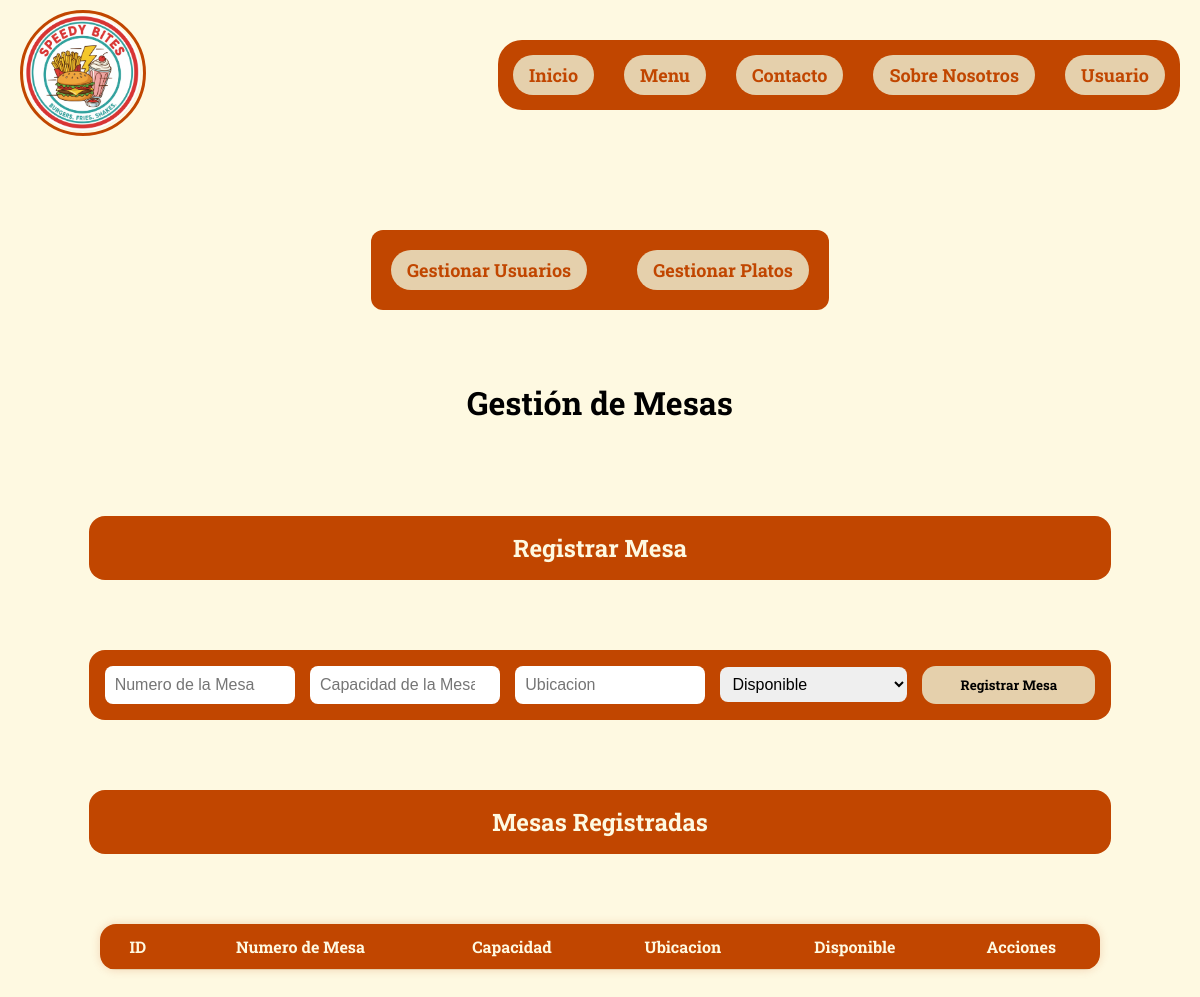
Before: /Vista/html/mesas.php (signed in) with the older database file.
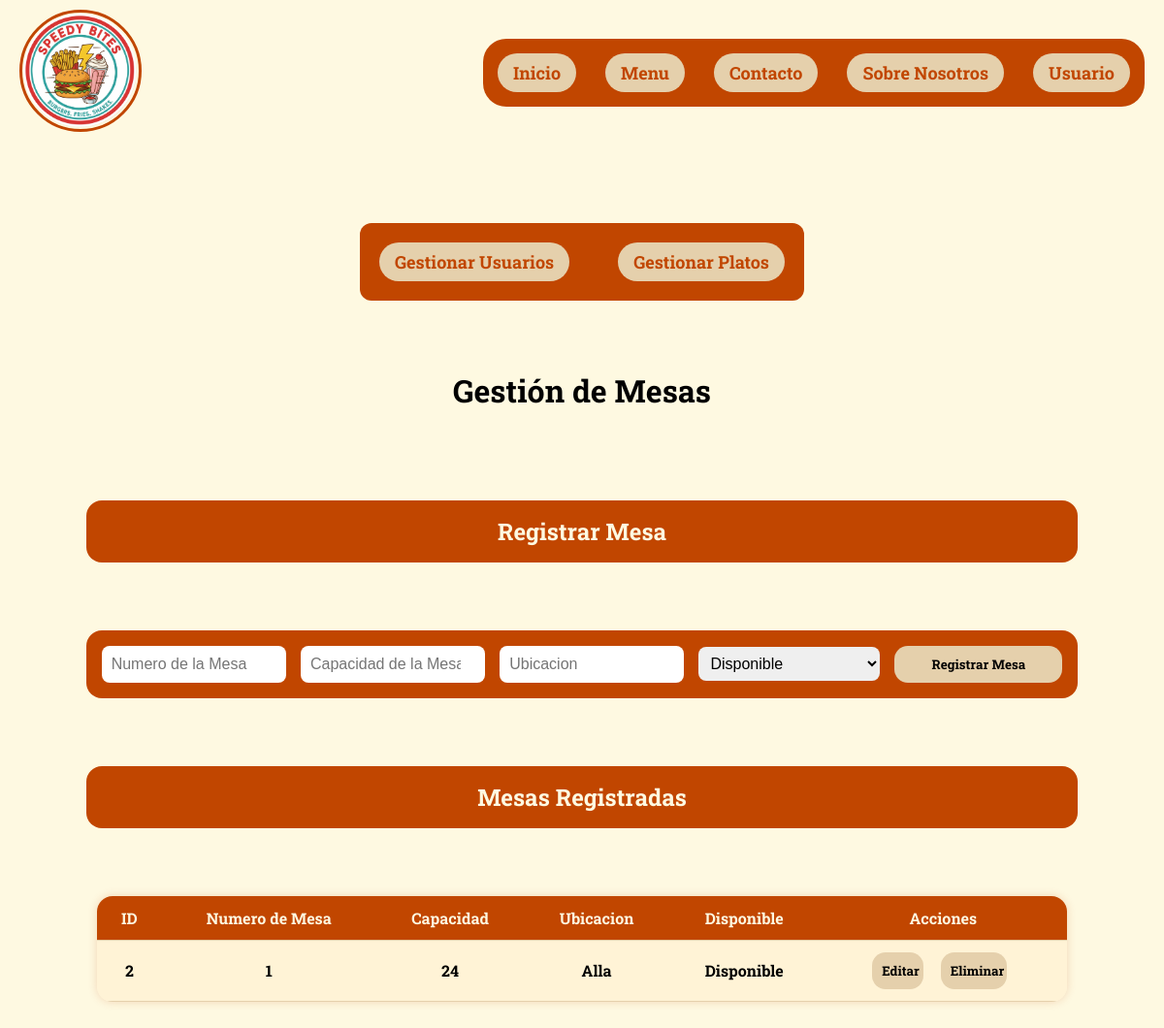
After: the same page with the newer database file.
### tables this page shows
CREATE TABLE `mesas` (
  `ID_R` int(5) NOT NULL,
  `NumeroMesa` int(11) NOT NULL,
  `Capacidad` int(50) NOT NULL,
  `Ubicacion` varchar(255) NOT NULL,
  `Disponibilidad` tinyint(1) NOT NULL
);

### Modelo/ModeloMesas.php (called while the page is built, shortened)
<?php
require_once(ROOT_PATH . 'Configuracion/conexion.php');
class Mesas {
    public $db;
    public function __construct() {
        $this->db = DB::connect();
    }
    public function obtenerMesas() {
        $sql = "SELECT * FROM mesas";
        $stmt = $this->db->query($sql);
        return $stmt->fetchAll(PDO::FETCH_ASSOC);
    }
}
?>

### Configuracion/conexion.php (called while the page is built, shortened)
<?php
class DB{
    private static $host = "localhost";
    private static $dbname = "resad";
    private static $username = "Adless";
    private static $password = "115";
    private static $charset = "utf8mb4";
    private static $pdo = null;
    public static function connect(){
        if(self::$pdo === null){
            try{
                $dn = "mysql:host=". self::$host.";dbname=". self::$dbname.";charset=".self::$charset;
                self::$pdo = new PDO($dn,self::$username,self::$password);
                self::$pdo->setAttribute(PDO::ATTR_ERRMODE, PDO::ERRMODE_EXCEPTION);
            }
            catch(PDOException $e){
                die("Error de conexion".$e -> getMessage());
            }
        }
        return self::$pdo;
    }
}
?>

### Vista/html/mesas.php (the view, shortened to what this page needs)
<?php
require_once '../../Modelo/ModeloMesas.php';
$usuario = $_SESSION['usuario_logueado'];
$mesas = $_SESSION['lista_mesas'] ?? [];
if ($usuario['Rolusu'] === 'Administrador' && empty($_SESSION['lista_mesas'])) {
    $modelreserva = new Mesas();
    $_SESSION['lista_mesas'] = $modelreserva->obtenerMesas();
    $mesas = $_SESSION['lista_mesas'];
}
?>
<!DOCTYPE html>
<html lang="es">
<head>
    <link href="../css/perfil.css" rel="stylesheet">
</head>
<body>
<nav>
    <ul>
        <li><a href="../index.php"><img src="../img/Logo.png" id="logo"></a></li>
        <div id="navbotones">
            <li><a class="botonesnav" href="../../index.php">Inicio</a></li>
            <li><a class="botonesnav" href="./menu.php">Menu</a></li>
            <li><a class="botonesnav" href="./contacto.php">Contacto</a></li>
            <li><a class="botonesnav" href="./sn.php">Sobre Nosotros</a></li>
            <li><a class="botonesnav" href="./login.php">Usuario</a></li>
        </div>
    </ul>
</nav>
<div class="Contenedor">
    <?php if ($usuario['Rolusu'] === 'Administrador'): ?>
    <div id="opciones">
        <a class="botonesnav" href="./perfil.php">Gestionar Usuarios</a>
        <a class="botonesnav" href="./rplato.php">Gestionar Platos</a>
    </div>
    <div class="GesAdmin">
        <h1>Gestión de Mesas</h1>
        <h2 class="Crear">Registrar Mesa</h2>
        <form class="Crear" method="POST" action="../../Controlador/ReservaController.php?action=RegistrarR">
            <input type="number" name="NM" placeholder="Numero de la Mesa" required>
            <input type="number" name="CaP" placeholder="Capacidad de la Mesa" required>
            <input type="text" name="UB" placeholder="Ubicacion" required>
            <select name="DP">
                <option value="1">Disponible</option>
            </select>
            <button id="btn" type="submit">Registrar Mesa</button>
        </form>
        <h2 class="Crear">Mesas Registradas</h2>
        <table>
            <tr>
                <th>ID</th><th>Numero de Mesa</th><th>Capacidad</th><th>Ubicacion</th><th>Disponible</th><th>Acciones</th>
            </tr>
            <?php foreach ($mesas as $m): ?>
            <tr>
                <td><?= htmlspecialchars($m['ID_R']) ?></td>
                <td><?= htmlspecialchars($m['NumeroMesa']) ?></td>
                <td><?= htmlspecialchars($m['Capacidad']) ?></td>
                <td><?= htmlspecialchars($m['Ubicacion']) ?></td>
                <td><?= $m['Disponibilidad'] == 1 ? "Disponible" : "No disponible" ?></td>
                <td>
                    <form method="POST" action="reserva.php">
                        <button id="btn" type="submit">Editar</button>
                    </form>
                    <form method="POST" action="../../Controlador/ReservaController.php?action=EliminarR">
                        <button id="btn" type="submit" class="delete">Eliminar</button>
                    </form>
                </td>
            </tr>
            <?php endforeach; ?>
        </table>
    </div>
    <?php endif; ?>
</div>
</body>
</html>

Changed rows visible on the page:
added mesas: ID_R "2", NumeroMesa "1", Capacidad "24", Ubicacion "Alla", Disponibilidad "Disponible"
